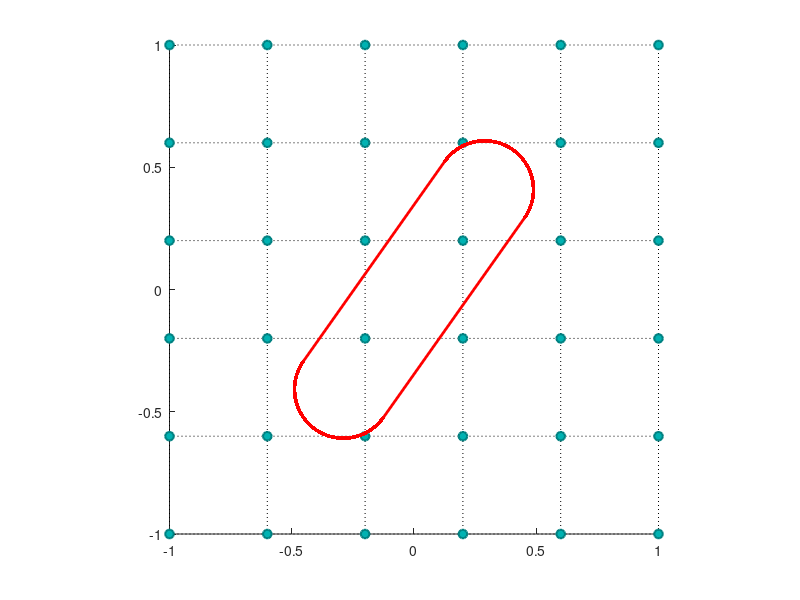

Here is the MATLAB script that generated this plot:


%%%%%%%%%%%%%%%%%%%%%%%%%%%%%%%%%%%%%%%%%%%%%%%%%%%%%%%%%%%%%%%%%%%%%
%
% Numerical Experiments for Validation of Numerical Analysis of IBIM
%
% Generate Demonstration Figure/Capsule
%
%%%%%%%%%%%%%%%%%%%%%%%%%%%%%%%%%%%%%%%%%%%%%%%%%%%%%%%%%%%%%%%%%%%%%

ylim([-1 1]);
xlim([-1 1]);
% gridlines ---------------------------
hold on
g_y=-1:0.4:1; % user defined grid Y [start:spaces:end]
g_x=-1:0.4:1; % user defined grid X [start:spaces:end]

for i=1:length(g_x)
   plot([g_x(i) g_x(i)],[g_y(1) g_y(end)],'k:') %y grid lines
   hold on    
end

for i=1:length(g_y)
   plot([g_x(1) g_x(end)],[g_y(i) g_y(i)],'k:') %x grid lines
   hold on    
end

[X,Y] = meshgrid(g_x, g_y);

scatter(X, Y, 40,'MarkerEdgeColor',[0 .5 .5],...
         'MarkerFaceColor',[0 .7 .7],...
         'LineWidth',1.5);
hold on;

theta = atan(sqrt(2));

pts = [0.5, 0.2; 0.5, -0.2; -0.5, -0.2; -0.5, 0.2]; % 4 x 2
rot = [cos(theta), sin(theta); -sin(theta), cos(theta)];

pts = pts * rot;

plot(pts([2,3], 1), pts([2,3], 2),'r','Linewidth',2);
hold on;

plot(pts([1,4], 1), pts([1,4], 2),'r','Linewidth',2);
hold on;

M = 100;
angles = linspace(theta - pi/2, theta + pi/2, M);
center = [0.5, 0] * rot;
pts = 0.2*[cos(angles);sin(angles)]';
for i = 1:M
   plot(center(1) + pts(:, 1), center(2) + pts(:, 2), 'r', 'Linewidth', 2)
end

angles = linspace(theta + pi/2, theta + 3*pi/2, M);
center = [-0.5, 0] * rot;
pts = 0.2*[cos(angles);sin(angles)]';
for i = 1:M
   plot(center(1) + pts(:, 1), center(2) + pts(:, 2), 'r', 'Linewidth', 2)
end

daspect([1 1 1])